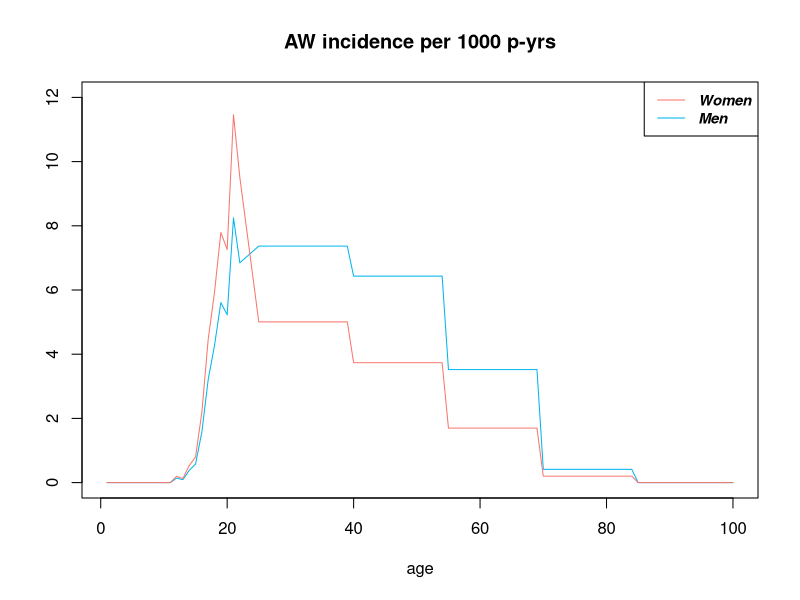

This chart was generated by the following R code:
#Anogenital warts (AW) incidence per age and gender


#From RIVM raport sexually transmitted infections 2021 Table 7.1
#We set the averages below and above 25 to these numbers:
#women <25: 2.7, women >25: 2.1, men <25: 2.1, men >25: 3.5

#From Woestenberg et al. CID 2020 
#Incidence for women age 12-22.
GW_inc1222_w <- c(0.14,0.09,0.38,0.57,1.57,3.19,4.24,5.57,5.19,8.19,6.80)
#We assume a linear trend from age 22 to 25

#From Seksuele gezondheid in Nederland 2011 Table 6: Trend sexual partners
#women
#25-39 (5.9): x
#40-54 (4.4): 0.746x
#55-70 (2.0): 0.339x
#men
#25-39 (13.4): x
#40-54 (11.7): 0.873x
#55-70 (6.4): 0.478x

#From leefstijlmonitor seksuele gezondheid 2019 Table 2: trend 70-85 
#55-64: 3.4
#75-85: 0.4
#women 70-85: 0.339*0.118 = 0.04 
#men 70-85: 0.478*0.118 = 0.056

trend_vec_w <- c(1,0.746,0.339,0.04)
trend_vec_m <- c(1,0.873,0.478,0.056)

#We assume 0 incidence before age 12 and after age 84,
#and take this into account when computing the averages

#Let x be the incidence at 25
AverageAbove25 <- function(x,trend_vec){
  x*sum(trend_vec*c(15,15,15,15))/76
}

f <- function(x,trend_vec,av.val){
  AverageAbove25(x,trend_vec) - av.val
}

#We want the average for women above 25 equal to 2.1
sol.x_w <- uniroot(f,interval=c(0,20),trend_vec_w,2.1)
Inc25_w <- sol.x_w$root
Inc_w <- trend_vec_w*Inc25_w

#We want the average for men above 25 equal to 3.5
sol.x_m <- uniroot(f,interval=c(0,20),trend_vec_m,3.5)
Inc25_m <- sol.x_m$root
Inc_m <- trend_vec_m*Inc25_m

#Let y be the incidence at 12
TrendUnder25 <- GW_inc1222_w/GW_inc1222_w[1]

AverageUnder25 <- function(y,Inc25){
  Inc22 <- TrendUnder25[11]*y
  (sum(TrendUnder25*y)+ (Inc22-(Inc22-Inc25)/3)+(Inc22-2*(Inc22-Inc25)/3) )/24
}

g <- function(y,inc25,av.val){
  AverageUnder25(y,inc25) - av.val
}

#We want the average for women below 25 equal to 2.7
sol.y <- uniroot(g,interval=c(0,20),Inc25_w,2.7)
Inc12_w <- sol.y$root
Inc1222_w <- TrendUnder25*Inc12_w
Inc23_w <- Inc1222_w[11]-(Inc1222_w[11]-Inc25_w)/3
Inc24_w <- Inc1222_w[11]-2*(Inc1222_w[11]-Inc25_w)/3

#We want the average for men below 25 equal to 2.1
sol.y <- uniroot(g,interval=c(0,20),Inc25_m,2.1)
Inc12_m <- sol.y$root
Inc1222_m <- TrendUnder25*Inc12_m
Inc23_m <- Inc1222_m[11]-(Inc1222_m[11]-Inc25_m)/3
Inc24_m <- Inc1222_m[11]-2*(Inc1222_m[11]-Inc25_m)/3

#Incidence per gender for ages 1:100
AW.inc_w <- c(numeric(11),Inc1222_w,Inc23_w,Inc24_w,
              rep(Inc_w,c(15,15,15,15)),
              rep(0,16))

AW.inc_m <- c(numeric(11),Inc1222_m,Inc23_m,Inc24_m,
              rep(Inc_m,c(15,15,15,15)),
              rep(0,16))

#plots
plot(1:100,AW.inc_m,type="l",col="#00B6EB",main="AW incidence per 1000 p-yrs",ylim=c(0,12),
     ylab="",xlab="age")
lines(AW.inc_w,type="l",col="#F8766D")
legend('topright', legend=c("Women", "Men"),
       col=c("#F8766D", "#00B6EB"), lty=1, cex=.9,
       text.font=4)

#Check:
mean(AW.inc_w[1:24]) #2.7
mean(AW.inc_w[25:100]) #2.1

mean(AW.inc_m[1:24]) #2.1
mean(AW.inc_m[25:100]) #3.5  
